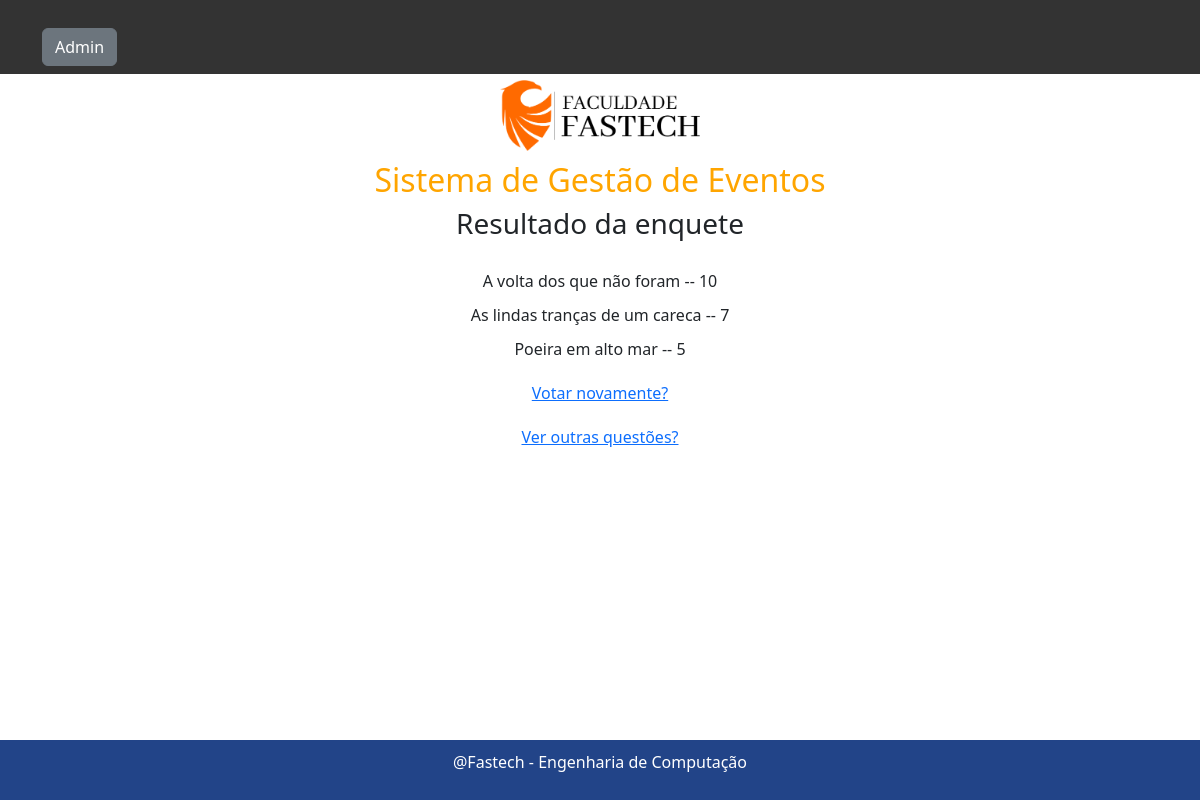
/1/results, run on an earlier commit of the app's database.
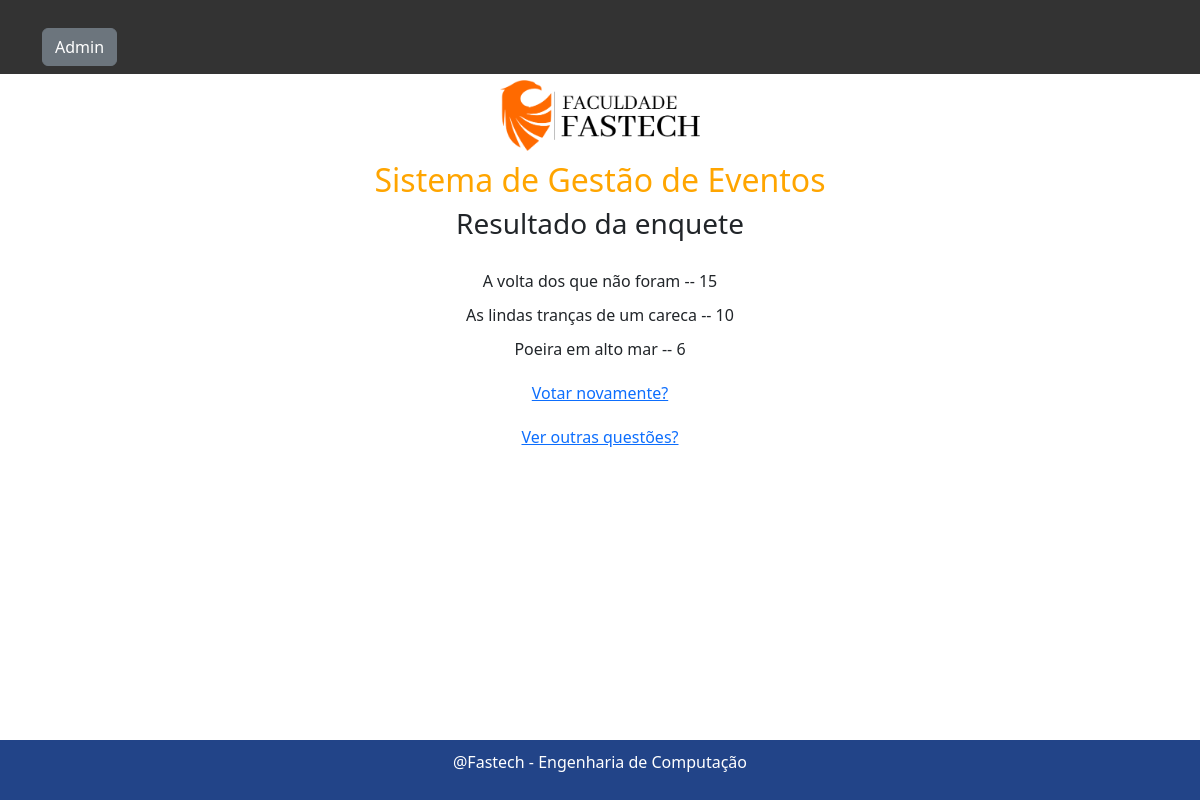
And on a later commit of the database.
### enquete/models.py (models this page shows, shortened)
class Option(models.Model):
    question = models.ForeignKey(Question, on_delete=models.CASCADE)
    option_text = models.CharField(max_length=200)
    votes = models.IntegerField(default=0)

### enquete/views.py (the view)
# urls.py: path('<int:question_id>/results', views.results, name='results'),
def results(request, question_id):
    question = Question(pk=question_id)
    context = {'question': question}
    return render(request, 'enquete/results.html', context)

### enquete/templates/enquete/results.html (shortened to what this page needs)
<!DOCTYPE html>
{% load static %}
<html lang="en">
<head>
    <link rel="stylesheet" href="https://cdn.jsdelivr.net/npm/bootstrap@5.3.0/dist/css/bootstrap.min.css">
    <link rel="stylesheet" href="{% static 'enquete/style.css' %}">
</head>
<body>
    <header>
        <nav class="navbar navbar-fixed-top navbar-dark bg-primary">
            <div class="container">
                <a class="btn btn-secondary ml-auto" href="/admin">Admin</a>
            </div>
        </nav>
    </header>
    <div class="logo-container">
        <img src="{% static 'enquete/logo.png' %}" alt="Logo da Empresa">
        <h2 class="project-name">Sistema de Gestão de Eventos</h2>
    </div>
    <div class="container">
        <h3 class="text-center">Resultado da enquete</h3>
    </div>
    <div class="container">
        <ul>
            {% for option in question.option_set.all %}
                <li>{{ option.option_text }} -- {{ option.votes }}</li>
            {% endfor %}
        </ul>
        <a href="{% url 'enquete:vote' question.id %}">Votar novamente?</a>
        <a href="{% url 'enquete:index' %}">Ver outras questões?</a>
    </div>
    <footer>
        <p>@Fastech - Engenharia de Computação</p>
    </footer>
</body>
</html>

### enquete/static/enquete/style.css (style rules this page uses)
body { padding-top: 70px; display: flex; flex-direction: column; min-height: 100vh; }
header { position: fixed; top: 0; left: 0; right: 0; z-index: 100; }
.navbar { background-color: #333333 !important; }
footer { background-color: #224488; color: #fff; padding: 10px; text-align: center; margin-top: auto; }
ul { list-style: none; padding-left: 0; margin-top: 20px; text-align: center; }
li { margin-bottom: 10px; }
a { display: block; text-align: center; margin-top: 20px; }
.logo-container { text-align: center; margin-top: 10px; }
.logo-container img { max-width: 200px; height: auto; }
.project-name { color: #FFA500; margin-top: 10px; }

What changed in the data, as far as the page shows it:
changed Option "A volta dos que não foram": votes "10" → "15"
changed Option "As lindas tranças de um careca": votes "7" → "10"
changed Option "Poeira em alto mar": votes "5" → "6"
